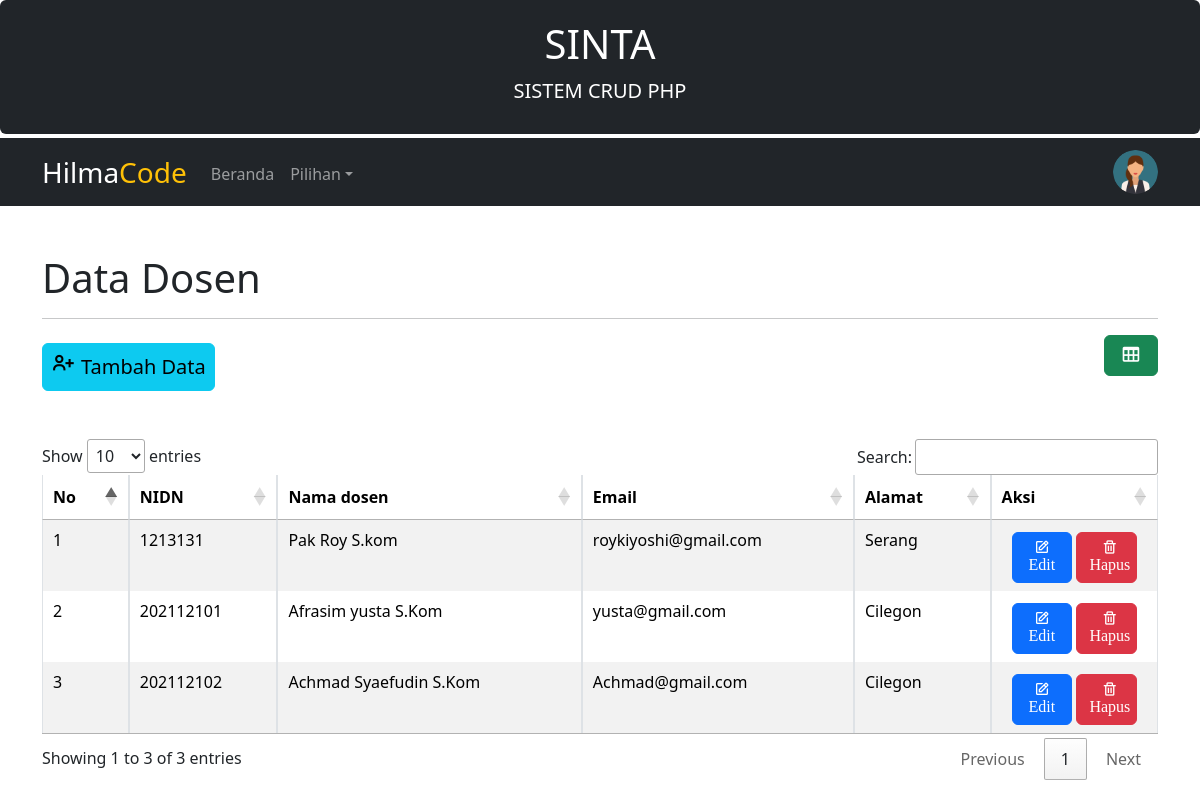
Page /views/dosen.php (signed in) on the committed database.
### tables this page shows
CREATE TABLE `dosen` (
  `id_dosen` int(11) NOT NULL,
  `nidn` char(10) NOT NULL,
  `nama_dosen` varchar(255) NOT NULL,
  `email` varchar(255) NOT NULL,
  `alamat` varchar(255) NOT NULL
);

### Controllers/DosenController.php (called while the page is built, shortened)
<?php
function select($query){
    global $db;
    $result = mysqli_query($db, $query);
    $rows = [];
    while ($row = mysqli_fetch_assoc($result)) {
        $rows[] = $row;
    }
    return $rows;
}

### views/Dosen.php (the view, shortened to what this page needs)
<?php
    include '../layout/header.php';
    include '../layout/Config.php';
    include '../Controllers/DosenController.php';
    $data_dosen = select("SELECT * FROM dosen");
?>
<div class="container mt-5">
    <h1>Data Dosen</h1>
    <hr>
    <button type="button" class="btn btn-info mb-5 mt-2 p-2 py-2 fs-5" data-bs-toggle="modal" data-bs-target="#modalTambah"><i class='bx bx-user-plus bx-sm'></i> Tambah Data</button>
    <a href="../model/Excel/Dosen_Excel.php" class="btn btn-success p-1 fs-5 mb-3 float-end" value="Excel"><i class='bx bx-table mx-2 p-1'></i></a>
    <table class="col-xs-12 table table-bordered table-striped mt-4" id="tabel-data">
        <thead>
            <tr>
                <th scope ="col">No</th>
                <th scope ="col">NIDN</th>
                <th scope ="col">Nama dosen</th>
                <th scope ="col">Email</th>
                <th scope ="col">Alamat</th>
                <th scope ="col">Aksi</th>
            </tr>
        </thead>
        <tbody>
            <?php $no = 1; ?>
            <?php foreach ($data_dosen as $dosen): ?>
            <tr>
                <td><?= $no++; ?></td>
                <td><?= $dosen['nidn']; ?></td>
                <td><?= $dosen['nama_dosen']; ?></td>
                <td><?= $dosen['email']; ?></td>
                <td><?= $dosen ['alamat']; ?></td>
                <td width="15%" class="text-center">
                    <a href="" class="btn btn-primary col-xs-12 col-md-5 mt-1" data-bs-toggle="modal" data-bs-target="#modalEdit<?= $no ?>"><i class='bx bx-edit'> Edit</i></a>
                    <a href="" class="btn btn-danger col-xs-12 col-md-5 mt-1" data-bs-toggle="modal" data-bs-target="#modalHapus<?= $no ?>"><i class='bx bx-trash'> Hapus</i></a>
                </td>
            </tr>
            <?php endforeach; ?>
        </tbody>
    </table>
</div>
<?php
    include '../layout/footer.php';
?>

### layout/header.php (shortened to what this page needs)
<!doctype html>
<html lang="en">
  <head>
    <link rel="stylesheet" type="text/css" href="https://cdn.datatables.net/1.10.24/css/jquery.dataTables.min.css">
    <link rel="stylesheet" type="text/css" href="https://cdn.datatables.net/buttons/1.7.1/css/buttons.dataTables.min.css">
    <link href='https://unpkg.com/boxicons@2.1.4/css/boxicons.min.css' rel='stylesheet'>
     <link rel="stylesheet" href="https://cdn.jsdelivr.net/npm/sweetalert2@11/dist/sweetalert2.min.css" />
    <link href="https://cdn.jsdelivr.net/npm/bootstrap@5.3.2/dist/css/bootstrap.min.css" rel="stylesheet">
    <link rel="stylesheet" href="../assets/css/user.css">
  </head>
  <body>
  <div class="mb-1 p-1 bg-dark text-white rounded text-center col-md-12 col-xs-12 col-lg-12">
    <h1 class="mt-3">SINTA</h1>
    <p class="fs-5 text-uppercase mb-4">Sistem CRUD PHP</p>
</div>
    <div class="">
        <nav class="navbar navbar-expand-lg navbar-dark bg-dark">
            <div class="container">
                <a class="navbar-brand fs-3" href="../index.php">Hilma<span class="text-warning">Code</span></a>
    <div class="collapse navbar-collapse" id="navbarNav">
      <ul class="navbar-nav mt-1">
        <li class="nav-item"><a class="nav-link" aria-current="page" href="../index.php">Beranda</a></li>
      </ul>
      <ul class="navbar-nav mt-1">
        <li class="nav-item dropdown"><a class="nav-link dropdown-toggle" href="#" id="navbarDarkDropdownMenuLink" role="button" data-bs-toggle="dropdown" aria-expanded="false">Pilihan</a>
  </div>
    <img src="../assets/img/hilma.png" class="user-pic" onclick="toggleMenu()">
  </div>
</nav>
</div>

### layout/footer.php (shortened to what this page needs)
</body>
</html>

### assets/css/user.css (style rules this page uses)
.user-pic { width: 2.8rem; height: 2.8rem; border-radius: 100%; cursor: pointer; margin-left: 1.8rem; }

### rows in the picture
dosen: nidn "1213131", nama_dosen "Pak Roy S.kom", email "roykiyoshi@gmail.com", alamat "Serang"
dosen: nidn "202112101", nama_dosen "Afrasim yusta S.Kom", email "yusta@gmail.com", alamat "Cilegon"
dosen: nidn "202112102", nama_dosen "Achmad Syaefudin S.Kom", email "Achmad@gmail.com", alamat "Cilegon"
